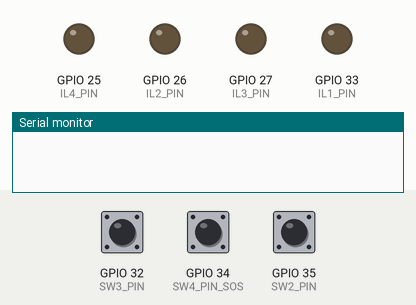
Simulated run of this sketch. Board: ESP32. On the bench: output pins drawn as LEDs (lit = HIGH), the last lines printed to the serial monitor. The test bench sets the inputs (shaded band); at power-on: GPIO 35 (SW2_PIN) LOW, GPIO 32 (SW3_PIN) LOW, GPIO 34 (SW4_PIN_SOS) LOW.

Above: at 1.2 s.
1.3 s: GPIO 35 (SW2_PIN) pulled HIGH for 0.15 s
At 1.37 s:
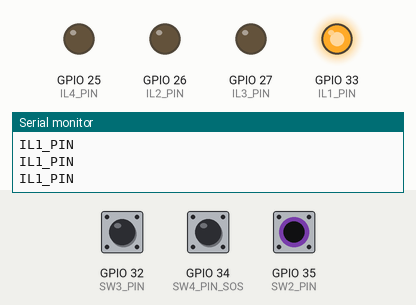
2.9 s: GPIO 32 (SW3_PIN) pulled HIGH for 0.15 s
At 2.97 s:
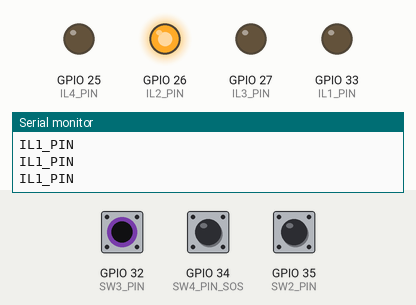
4.5 s: GPIO 34 (SW4_PIN_SOS) pulled HIGH for 0.15 s
At 4.57 s:
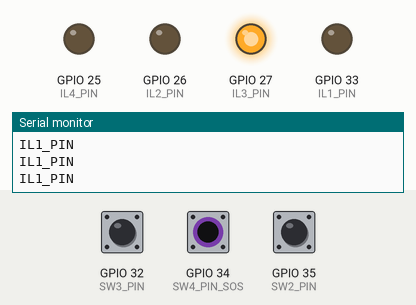
6.1 s: GPIO 34 (SW4_PIN_SOS) pulled HIGH for 3.2 s
At 10.0 s:
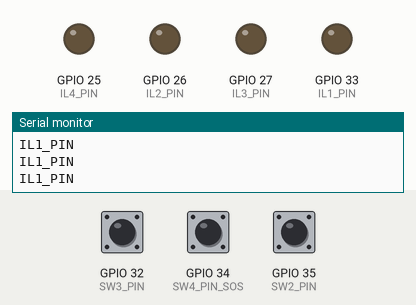
10.8 s: GPIO 32 (SW3_PIN) pulled HIGH for 3.2 s
At 11.2 s:
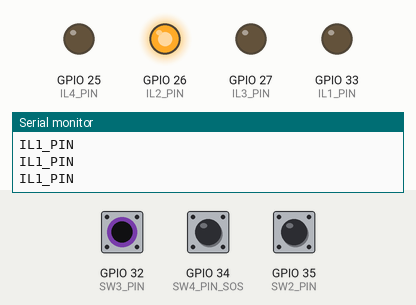
15.5 s: GPIO 32 (SW3_PIN) driven HIGH and GPIO 34 (SW4_PIN_SOS) driven HIGH
At 16.0 s:
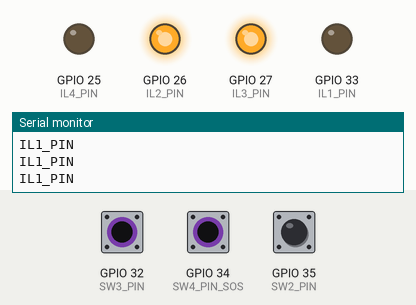
Timing chart, 0 to 18.0 s (numbered marks = the images above; inputs shaded):
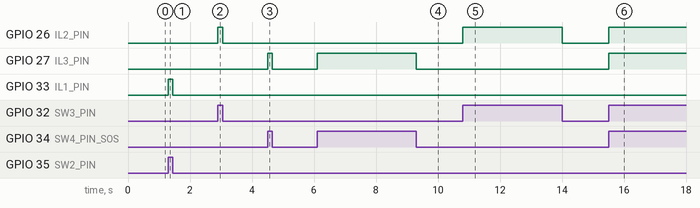

Measured:
- after the input at 1.3 s, GPIO 33 (IL1_PIN): LOW → HIGH at once, → LOW 0.15 s later
- after the input at 2.9 s, GPIO 26 (IL2_PIN): LOW → HIGH at once, → LOW 0.15 s later
- after the input at 4.5 s, GPIO 27 (IL3_PIN): LOW → HIGH at once, → LOW 0.15 s later
- after the input at 6.1 s, GPIO 27 (IL3_PIN): LOW → HIGH at once, → LOW 3.2 s later
- after the input at 10.8 s, GPIO 26 (IL2_PIN): LOW → HIGH at once, → LOW 3.2 s later
- after the input at 15.5 s, GPIO 26 (IL2_PIN), GPIO 27 (IL3_PIN): LOW → HIGH at once

The sketch:

app.ino
```cpp
#include <Arduino.h>
#define SW2_PIN 35     // wifi switch
#define SW3_PIN 32     // Mode Switch
#define SW4_PIN_SOS 34 // SOS Switch

#define IL1_PIN 33
#define IL2_PIN 26
#define IL3_PIN 27
#define IL4_PIN 25

void setup()
{
    Serial.begin(115200);
    initializeSwitches();
    initializeIndicationLEDs();
}

void loop()
{
    // put your main code here, to run repeatedly:
    if (digitalRead(SW2_PIN))
    {
        digitalWrite(IL1_PIN, HIGH);
        Serial.println("IL1_PIN");
    }
    else
    {
        digitalWrite(IL1_PIN, LOW);
    }

    if (digitalRead(SW3_PIN))
    {
        digitalWrite(IL2_PIN, HIGH);
    }
    else
    {
        digitalWrite(IL2_PIN, LOW);
    }

    if (digitalRead(SW4_PIN_SOS))
    {
        digitalWrite(IL3_PIN, HIGH);
    }
    else
    {
        digitalWrite(IL3_PIN, LOW);
    }
}

void initializeSwitches()
{
    pinMode(SW2_PIN, INPUT);
    pinMode(SW3_PIN, INPUT);
    pinMode(SW4_PIN_SOS, INPUT);
}

void initializeIndicationLEDs()
{
    pinMode(IL1_PIN, OUTPUT);
    pinMode(IL2_PIN, OUTPUT);
    pinMode(IL3_PIN, OUTPUT);
    pinMode(IL4_PIN, OUTPUT);
}
```
